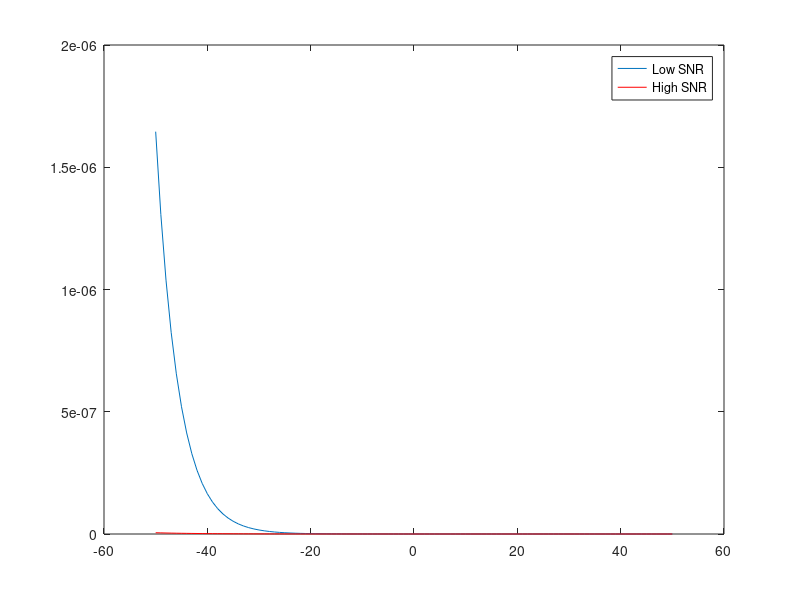

The MATLAB source for this figure: (Note: this script raises an error after producing the figure.)
%
%   File:      tde0.m
%   Author(s): Horacio Sanson
%
%   Description:
%     Cramer Rao Lower Bound on the variance of Time Delay Estimation of
%     Wideband signals. Taken from "An Overview on the Time Delay Estimate in
%     Active and Passive Systems for Target Localization" by Quazi.

% Initialize Matlab workspace
clear; clc;

SNR = [-50:50];		% SNR values in DB
snr = 10.^(SNR./10);	% SNR values in ordinary ratio

% Primitive Parameters (8.4.2.3)
Bw = 5e6;                                   % Nominal Bandwidth
n = 8/7;                                    % Oversampling Factor
G = 1/8;                                    % CP time to Tb factor
Nfft = 1024;                                % FFT Size

% Derived Parameters (8.4.2.4)
Fs = floor(n*Bw/8000)*8000;                 % Sampling Freq
deltaF = Fs/Nfft;                           % Subcarrier Spacing
Tb = 1/deltaF;                              % Useful symbol time
Tg = G*Tb;                                  % Guard Interval
Ts = Tb + Tg;                               % OFDMA Symbol time
T = Tb/Nfft;                                % Sampling Time

fo = 0;					            % Center frequency in Hz
f2 = fo + Bw/2;
f1 = fo - Bw/2;
T = Nfft*Ts;			            % Observation time in segs

% For low SNR (SNR << 1) in passive systems the CRLB on TDE is given by
var_low_snr = (3/(8*pi^2*T))^1/2 .* 1./snr .* 1/sqrt(f2^3-f1^3);

% For high SNR (SNR >> 1) in passive systems the CRLB on TDE is given by
var_high_snr = (3/(8*pi^2*T))^1/2 .* 1./sqrt(snr) .* 1/sqrt(f2^3-f1^3);

figure(1);

plot(SNR,var_low_snr);
hold on;
plot(SNR,var_high_snr, 'r');
legend('Low SNR', 'High SNR');


%% Numerical results %%

trials = 100;			% Number of trials to obtain variance
delay = 60;			% Delay in samples

%%%%%%%%%%%%%%%%%%%%%%%%%%%%%%%%%%%%%%%%%%%%%%%%%%%%%%%%%%%%%%%%%%%%
% Create a simple BPSK signal
%%%%%%%%%%%%%%%%%%%%%%%%%%%%%%%%%%%%%%%%%%%%%%%%%%%%%%%%%%%%%%%%%%%%
sn =sign(rand(1,Nfft)-0.5);	% Create BPSK signal
sn([1:90]) = 0;			% Zero the left guard bands (92 for 1024 Nfft)
sn([Nfft-01:Nfft]) = 0;         % Zero the rigth guard bands (91 for 1024 Nfft)

tde_variances = zeros(2, length(SNR));		% Store the variances for each GCC method

res = (Fs*Nfft)/(2*length(sn));

for idx = 1:length(snr)

	Eb = sum(abs(sn).^2)/length(sn);
	No = Eb/snr(idx);
	noise_var = sqrt(No./2);

	tde_trials = zeros(2, trials);

	for trial = 1:trials

		%%%%%%%%%%%%%%%%%%%%%%%%%%%%%%%%%%%%%%%%%%%%%%%%%%%%%%%%%%%%%%%%%%%%
		% Create delayed signal
		%%%%%%%%%%%%%%%%%%%%%%%%%%%%%%%%%%%%%%%%%%%%%%%%%%%%%%%%%%%%%%%%%%%%

		sn_delayed = filter([1 1], 1, sn);  % Create delayed version of sn
		sn_delayed = [zeros(1,delay) sn_delayed];
		sn_delayed = sn_delayed(1:length(sn));

		%%%%%%%%%%%%%%%%%%%%%%%%%%%%%%%%%%%%%%%%%%%%%%%%%%%%%%%%%%%%%%%%%%%%
		% Add AWGN noise
		%%%%%%%%%%%%%%%%%%%%%%%%%%%%%%%%%%%%%%%%%%%%%%%%%%%%%%%%%%%%%%%%%%%%
		n1 = noise_var * randn(1, length(sn));
		n2 = noise_var * randn(1, length(sn));

		sn_noisy = sn + n1;
		sn_delayed_noisy = sn_delayed + n2;

		%%%%%%%%%%%%%%%%%%%%%%%%%%%%%%%%%%%%%%%%%%%%%%%%%%%%%%%%%%%%%%%%%%%%
		% Estimate the spectra.
		%%%%%%%%%%%%%%%%%%%%%%%%%%%%%%%%%%%%%%%%%%%%%%%%%%%%%%%%%%%%%%%%%%%%
		[Sxx, Fxx] = pwelch(sn_noisy,[],[],Nfft, Fs, 'two-sided');
		[Syy, Fyy] = pwelch(sn_delayed_noisy,[],[],Nfft, Fs, 'two-sided');
		[Sxy, Fxy] = cpsd(sn_noisy,sn_delayed_noisy,[],[], Nfft, Fs, 'two-sided');

		%%%%%%%%%%%%%%%%%%%%%%%%%%%%%%%%%%%%%%%%%%%%%%%%%%%%%%%%%%%%%%%%%%%%
		% Obtain the Generalized Correlation
		%%%%%%%%%%%%%%%%%%%%%%%%%%%%%%%%%%%%%%%%%%%%%%%%%%%%%%%%%%%%%%%%%%%%
		[corr1, t1] = GCC('unfiltered',Sxx, Syy, Sxy, Fs, length(sn_noisy), Nfft);
		[corr2, t2] = GCC('ht', Sxx, Syy, Sxy, Fs, length(sn_noisy), Nfft);

		%%%%%%%%%%%%%%%%%%%%%%%%%%%%%%%%%%%%%%%%%%%%%%%%%%%%%%%%%%%%%%%%%%%%
		% Obtain the sample number of the correlation max value
		%%%%%%%%%%%%%%%%%%%%%%%%%%%%%%%%%%%%%%%%%%%%%%%%%%%%%%%%%%%%%%%%%%%%
		[m1,k1] = max(corr1); tde_trials(1, trial) = t1(k1);
		[m2,k2] = max(corr2); tde_trials(2, trial) = t1(k2);

	end

	tde_variances(1, idx) = sum(((delay/res) - tde_trials(1,:)).^2)/length(tde_trials(1,:));
	tde_variances(2, idx) = sum(((delay/res) - tde_trials(2,:)).^2)/length(tde_trials(2,:));

end

hold off;
figure(2);
semilogy(SNR,tde_variances);
hold on;
semilogy(SNR,var_low_snr,'y+');
semilogy(SNR,var_high_snr,'c*');
title('Variance of Time Delay Estimates using GCC methods');
legend('Direct Cross Correlation', 'HT GCC', 'Low SNR CRLB', 'High SNR CRLB');

